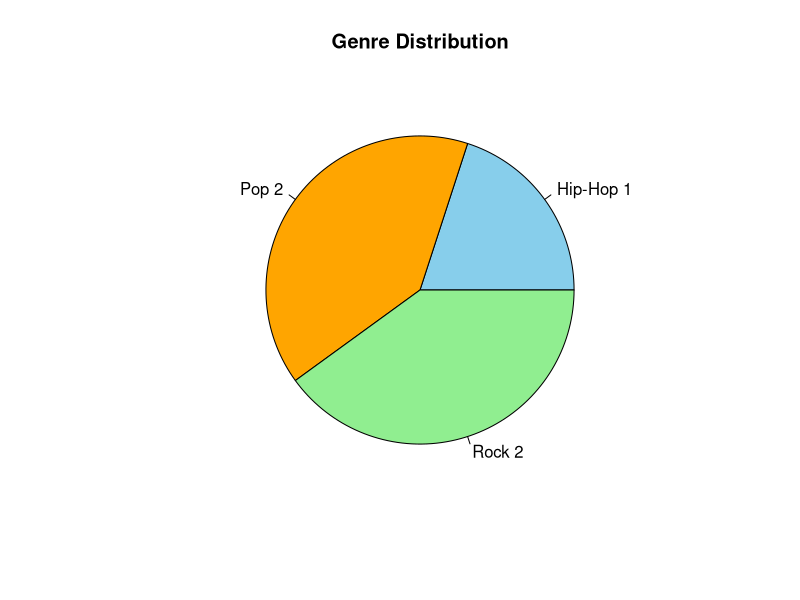

R code for this plot:
# Create Dataset
music_data <- data.frame(
  Song_ID = c(1, 2, 3, 4, 5),
  Duration = c(3.5, 4.2, 3.8, 5.0, 4.1),
  Streams = c(150, 200, 180, 250, 170),
  Genre = c("Pop", "Rock", "Pop", "Hip-Hop", "Rock")
)

# Count genres
genre_count <- table(music_data$Genre)

# Pie Chart
pie(genre_count,
    main = "Genre Distribution",
    col = c("skyblue", "orange", "lightgreen"),
    labels = paste(names(genre_count), genre_count))
